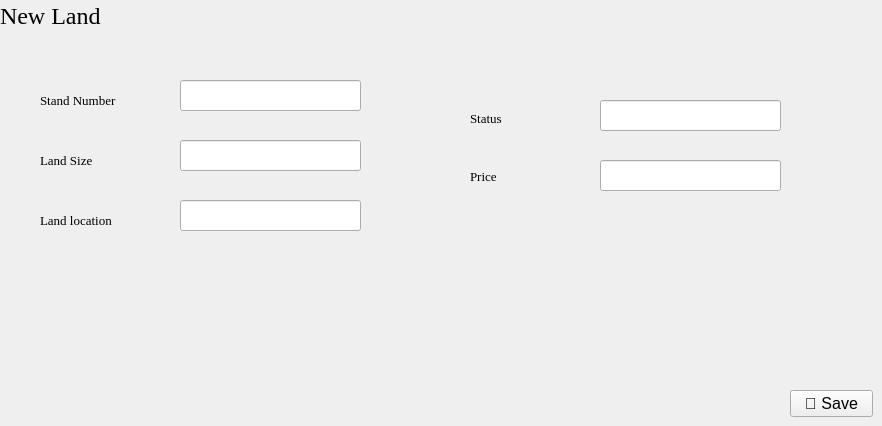
                   <widget class="QWidget" name="land_new">
                    <widget class="QLabel" name="label_17">
                     <property name="geometry">
                      <rect>
                       <x>0</x>
                       <y>0</y>
                       <width>121</width>
                       <height>31</height>
                      </rect>
                     </property>
                     <property name="font">
                      <font>
                       <family>Georgia</family>
                       <pointsize>18</pointsize>
                       <weight>50</weight>
                       <italic>false</italic>
                       <bold>false</bold>
                      </font>
                     </property>
                     <property name="text">
                      <string>New Land</string>
                     </property>
                    </widget>
                    <widget class="QLineEdit" name="txtLocation">
                     <property name="geometry">
                      <rect>
                       <x>180</x>
                       <y>200</y>
                       <width>181</width>
                       <height>31</height>
                      </rect>
                     </property>
                     <property name="font">
                      <font>
                       <family>Arial</family>
                       <pointsize>11</pointsize>
                       <weight>50</weight>
                       <italic>false</italic>
                       <bold>false</bold>
                      </font>
                     </property>
                    </widget>
                    <widget class="QLineEdit" name="txtPrice">
                     <property name="enabled">
                      <bool>true</bool>
                     </property>
                     <property name="geometry">
                      <rect>
                       <x>600</x>
                       <y>160</y>
                       <width>181</width>
                       <height>31</height>
                      </rect>
                     </property>
                     <property name="font">
                      <font>
                       <family>Arial</family>
                       <pointsize>11</pointsize>
                       <weight>50</weight>
                       <italic>false</italic>
                       <bold>false</bold>
                      </font>
                     </property>
                     <property name="styleSheet">
                      <string notr="true"/>
                     </property>
                    </widget>
                    <widget class="QLineEdit" name="txtLSize">
                     <property name="geometry">
                      <rect>
                       <x>180</x>
                       <y>140</y>
                       <width>181</width>
                       <height>31</height>
                      </rect>
                     </property>
                     <property name="font">
                      <font>
                       <family>Arial</family>
                       <pointsize>11</pointsize>
                       <weight>50</weight>
                       <italic>false</italic>
                       <bold>false</bold>
                      </font>
                     </property>
                    </widget>
                    <widget class="QLabel" name="label_18">
                     <property name="geometry">
                      <rect>
                       <x>40</x>
                       <y>90</y>
                       <width>101</width>
                       <height>21</height>
                      </rect>
                     </property>
                     <property name="font">
                      <font>
                       <family>Georgia</family>
                       <pointsize>10</pointsize>
                       <weight>50</weight>
                       <italic>false</italic>
                       <bold>false</bold>
                      </font>
                     </property>
                     <property name="text">
                      <string>Stand Number</string>
                     </property>
                    </widget>
                    <widget class="QLineEdit" name="txtSnum">
                     <property name="geometry">
                      <rect>
                       <x>180</x>
                       <y>80</y>
                       <width>181</width>
                       <height>31</height>
                      </rect>
                     </property>
                     <property name="font">
                      <font>
                       <family>Arial</family>
                       <pointsize>11</pointsize>
                       <weight>50</weight>
                       <italic>false</italic>
                       <bold>false</bold>
                      </font>
                     </property>
                    </widget>
                    <widget class="QLabel" name="label_19">
                     <property name="geometry">
                      <rect>
                       <x>470</x>
                       <y>170</y>
                       <width>47</width>
                       <height>13</height>
                      </rect>
                     </property>
                     <property name="font">
                      <font>
                       <family>Georgia</family>
                       <pointsize>10</pointsize>
                       <weight>50</weight>
                       <italic>false</italic>
                       <bold>false</bold>
                      </font>
                     </property>
                     <property name="text">
                      <string>Price</string>
                     </property>
                    </widget>
                    <widget class="QLineEdit" name="txtAmn">
                     <property name="enabled">
                      <bool>true</bool>
                     </property>
                     <property name="geometry">
                      <rect>
                       <x>600</x>
                       <y>100</y>
                       <width>181</width>
                       <height>31</height>
                      </rect>
                     </property>
                     <property name="font">
                      <font>
                       <family>Arial</family>
                       <pointsize>11</pointsize>
                       <weight>50</weight>
                       <italic>false</italic>
                       <bold>false</bold>
                      </font>
                     </property>
                     <property name="styleSheet">
                      <string notr="true"/>
                     </property>
                    </widget>
                    <widget class="QLabel" name="label_20">
                     <property name="geometry">
                      <rect>
                       <x>40</x>
                       <y>150</y>
                       <width>101</width>
                       <height>21</height>
                      </rect>
                     </property>
                     <property name="font">
                      <font>
                       <family>Georgia</family>
                       <pointsize>10</pointsize>
                       <weight>50</weight>
                       <italic>false</italic>
                       <bold>false</bold>
                      </font>
                     </property>
                     <property name="text">
                      <string>Land Size</string>
                     </property>
                    </widget>
                    <widget class="QLabel" name="label_21">
                     <property name="geometry">
                      <rect>
                       <x>40</x>
                       <y>210</y>
                       <width>101</width>
                       <height>21</height>
                      </rect>
                     </property>
                     <property name="font">
                      <font>
                       <family>Georgia</family>
                       <pointsize>10</pointsize>
                       <weight>50</weight>
                       <italic>false</italic>
                       <bold>false</bold>
                      </font>
                     </property>
                     <property name="text">
                      <string>Land location</string>
                     </property>
                    </widget>
                    <widget class="QLabel" name="label_22">
                     <property name="geometry">
                      <rect>
                       <x>470</x>
                       <y>110</y>
                       <width>71</width>
                       <height>16</height>
                      </rect>
                     </property>
                     <property name="font">
                      <font>
                       <family>Georgia</family>
                       <pointsize>10</pointsize>
                       <weight>50</weight>
                       <italic>false</italic>
                       <bold>false</bold>
                      </font>
                     </property>
                     <property name="text">
                      <string>Status</string>
                     </property>
                    </widget>
                    <widget class="QPushButton" name="btnSaveLand">
                     <property name="geometry">
                      <rect>
                       <x>790</x>
                       <y>390</y>
                       <width>83</width>
                       <height>27</height>
                      </rect>
                     </property>
                     <property name="sizePolicy">
                      <sizepolicy hsizetype="Expanding" vsizetype="Fixed">
                       <horstretch>0</horstretch>
                       <verstretch>0</verstretch>
                      </sizepolicy>
                     </property>
                     <property name="maximumSize">
                      <size>
                       <width>83</width>
                       <height>31</height>
                      </size>
                     </property>
                     <property name="font">
                      <font>
                       <pointsize>12</pointsize>
                       <weight>50</weight>
                       <italic>false</italic>
                       <bold>false</bold>
                      </font>
                     </property>
                     <property name="styleSheet">
                      <string notr="true">QPushButton:hover {	
	background-color: qlineargradient(spread:pad, x1:0, y1:0, x2:1, y2:1, stop:0 rgba(153, 153, 153, 122), stop:1 rgba(196, 196, 196, 106));
}

QPushButton:pressed {	
	background-color: qlineargradient(spread:pad, x1:0.54, y1:0, x2:0.517045, y2:1, stop:0 rgba(0, 0, 0, 54), stop:1 rgba(0, 189, 0, 174));
}

</string>
                     </property>
                     <property name="text">
                      <string>💾 Save</string>
                     </property>
                     <property name="iconSize">
                      <size>
                       <width>16</width>
                       <height>16</height>
                      </size>
                     </property>
                    </widget>
                   </widget>
